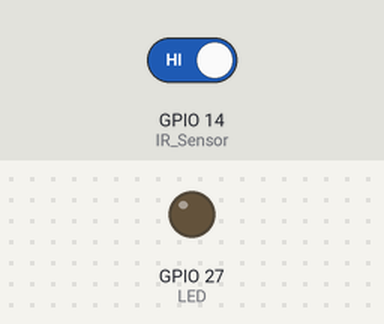
Recording of a sketch running on a simulated ESP32. On the bench: output pins drawn as LEDs (lit = HIGH). The test bench sets the inputs (shaded band); at power-on: GPIO 14 (IR_Sensor) HIGH.

Above: at 1.2 s.
1.3 s: GPIO 14 (IR_Sensor) driven LOW
At 2.3 s:
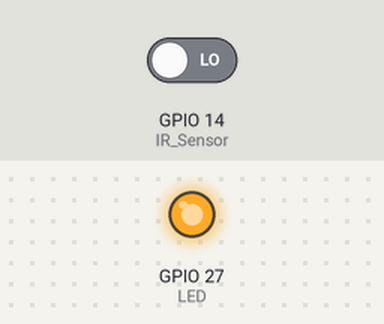
2.8 s: GPIO 14 (IR_Sensor) driven HIGH
At 3.4 s:
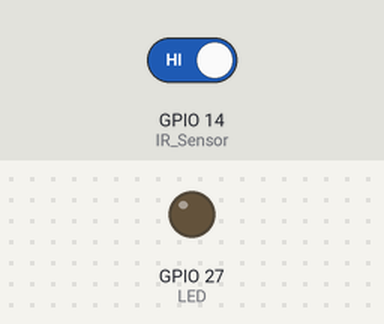
Timing chart, 0 to 5.8 s (numbered marks = the images above; inputs shaded):
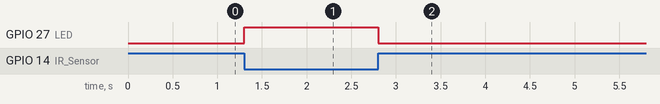

Measured:
- after the input at 1.3 s, GPIO 27 (LED): LOW → HIGH at once
- after the input at 2.8 s, GPIO 27 (LED): HIGH → LOW at once

The sketch:

IR_Interfacing_with_led.ino
```cpp
#define IR_Sensor 14 /*D14 IR pin defined*/
#define LED 27       /*D27 LED Pin defined*/
int IR;             /*Variable that will store IR output status*/
void setup()
{
pinMode(IR_Sensor, INPUT);   /*IR Pin D14 defined as Input*/
pinMode(LED, OUTPUT);        /*D27 pin for LED is set as Output*/
}
void loop(){
  IR=digitalRead(IR_Sensor);  /*digital read function to check IR pin status*/
  if(IR==LOW){               /*If sensor detect any reflected ray*/
  digitalWrite(LED,HIGH);   /*LED will turn ON*/
}
else {
  digitalWrite(LED,LOW);  /*if no reflection detected LED will remain OFF*/
}
}
```
